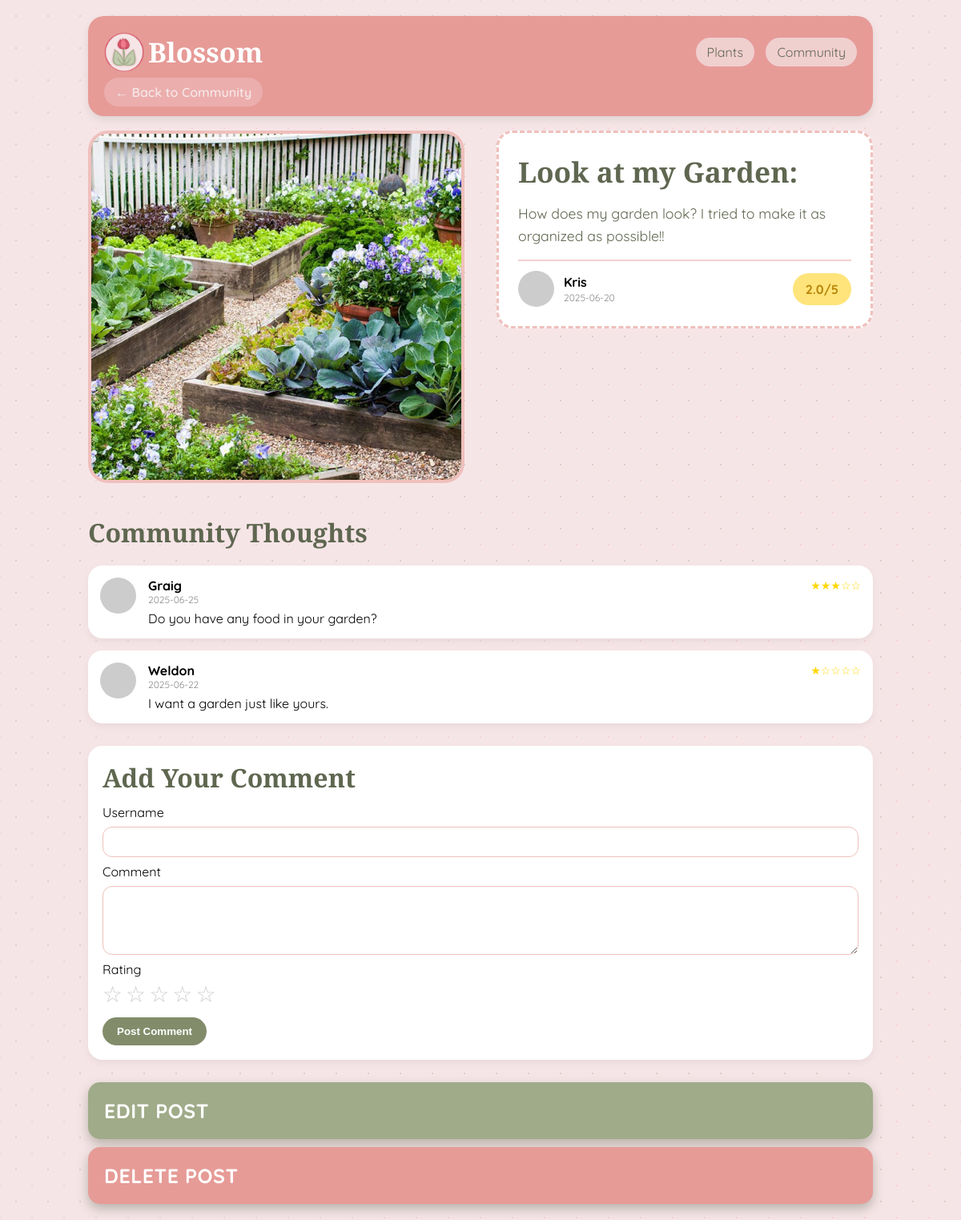
/detail.php?post_id=6&type=community, run on the app's committed database.
### tables this page shows
CREATE TABLE posts
(
	post_id			INT				AUTO_INCREMENT NOT NULL,
    title 			VARCHAR(60)		NOT NULL,
    body			VARCHAR(255)	NOT NULL,
    user_id			INT				NOT NULL,
    post_date		DATE			NOT NULL,
    post_img		VARCHAR(255),
    CONSTRAINT posts_pk
		PRIMARY KEY (post_id),
	CONSTRAINT posts_users_fk
		FOREIGN KEY (user_id) REFERENCES users (user_id)
);

CREATE TABLE users
(
	user_id			INT			AUTO_INCREMENT NOT NULL,
    user_name		VARCHAR(50)	UNIQUE NOT NULL,
    CONSTRAINT	users_pk
		PRIMARY KEY (user_id)
);

CREATE TABLE comments
(
	comment_id		INT				AUTO_INCREMENT NOT NULL,
    comment_text	VARCHAR(255)	NOT NULL,
    rating			INT,
    comment_date	DATE			NOT NULL,
    plant_id		INT,
    post_id			INT,
    user_id			INT				NOT NULL,
    CONSTRAINT comments_pk
		PRIMARY KEY (comment_id),
	CONSTRAINT comments_plants_fk
		FOREIGN KEY (plant_id) REFERENCES plants (plant_id),
	CONSTRAINT comments_posts_fk
		FOREIGN KEY (post_id) REFERENCES posts(post_id)
	ON DELETE CASCADE,
	CONSTRAINT comments_users_fk
		FOREIGN KEY (user_id) REFERENCES users (user_id)
);

### detail.php (the view, shortened to what this page needs)
<?php
include('db_connection.php');
function escape($value)
{
	return htmlspecialchars((string) $value, ENT_QUOTES, 'UTF-8');
}
function resolvePostImage($fileName)
{
	$name = TRIM((string) $fileName);
	$baseName = pathinfo($name, PATHINFO_FILENAME);
	$hasExtension = pathinfo($name, PATHINFO_EXTENSION) !== '';
	$candidates = array($name);
	$folders = array('postImages/', 'images/');
	foreach ($folders as $folder) {
		$absoluteFolder = __DIR__ . '/' . $folder;
		foreach (array_unique($candidates) as $candidate) {
			$safeCandidate = basename($candidate);
			if (file_exists($absoluteFolder . $safeCandidate)) {
				return $folder . $safeCandidate;
			}
		}
	}
	return 'https://placehold.co/1200x600/F6E5E7/828C6A?text=' . rawurlencode($baseName ?: 'Post');
}
function getRatingSummary($con, $columnName, $itemId)
{
	$itemId = (int) $itemId;
	$sql = "SELECT ROUND(AVG(rating), 1) AS avg_rating, COUNT(rating) AS rating_count
		FROM comments
		WHERE $columnName = $itemId AND rating IS NOT NULL";
	$result = mysqli_query($con, $sql);
	$row = mysqli_fetch_assoc($result);
	return array(
		'avg_rating' => $row && $row['avg_rating'] !== null ? (float) $row['avg_rating'] : null,
		'rating_count' => $row ? (int) $row['rating_count'] : 0
	);
}
$plantId = isset($_GET['plant_id']) ? (int) $_GET['plant_id'] : 0;
$postId = isset($_GET['post_id']) ? (int) $_GET['post_id'] : 0;
$currentPageTypeParam = isset($_GET['type']) ? (string) $_GET['type'] : '';
$post = null;
$comments = array();
$ratingSummary = array('avg_rating' => null, 'rating_count' => 0);
$pageType = '';
$errorMessage = '';
if ($plantId > 0) {
	$pageType = 'plant';
	$plantQuery = "SELECT
		p.plant_id,
		p.plant_name,
		p.plant_type,
		p.plant_desc,
		p.sun_level,
		p.season_id,
		p.difficulty,
		p.plant_img,
		s.start_plant,
		s.end_plant,
		GROUP_CONCAT(DISTINCT c.category_name ORDER BY c.category_name SEPARATOR ', ') AS categories,
		GROUP_CONCAT(DISTINCT pe.pest_name ORDER BY pe.pest_name SEPARATOR ', ') AS pests,
		CASE
		WHEN s.start_plant IN (12, 1, 2) THEN 'Winter'
		WHEN s.start_plant BETWEEN 3 and 5 THEN 'Spring'
		WHEN s.start_plant BETWEEN 6 and 8 THEN 'Summer'
		WHEN s.start_plant BETWEEN 9 and 11 THEN 'Fall'
		ELSE 'Unknown'
		END AS planting_season
		FROM plants AS p
		INNER JOIN seasons AS s ON p.season_id = s.season_id
		LEFT JOIN plants_categories AS pc ON p.plant_id = pc.plant_id
		LEFT JOIN categories AS c ON pc.category_id = c.category_id
		LEFT JOIN plants_pests AS pp ON p.plant_id = pp.plant_id
		LEFT JOIN pests AS pe ON pp.pest_id = pe.pest_id
		WHERE p.plant_id = $plantId
		GROUP BY
		p.plant_id,
		p.plant_name,
		p.plant_type,
		p.plant_desc,
		p.sun_level,
		p.season_id,
		p.difficulty,
		p.plant_img,
		s.start_plant,
		s.end_plant";
	$plantResult = mysqli_query($con, $plantQuery);
	if ($plantResult && mysqli_num_rows($plantResult) > 0) {
		$plant = mysqli_fetch_assoc($plantResult);
	} else {
		$errorMessage = 'Plant not found.';
	}
	$ratingSummary = getRatingSummary($con, 'plant_id', $plantId);
	$commentsQuery = "SELECT
		c.comment_text,
		c.rating,
		c.comment_date,
		u.user_name
	FROM comments AS c
	INNER JOIN users AS u ON c.user_id = u.user_id
	WHERE c.plant_id = $plantId
	ORDER BY c.comment_date DESC, c.comment_id DESC";
	$commentsResult = mysqli_query($con, $commentsQuery);
	if ($commentsResult) {
		while ($row = mysqli_fetch_assoc($commentsResult)) {
			$comments[] = $row;
		}
	}
} elseif ($postId > 0) {
	$pageType = 'post';
	$postQuery = "SELECT pt.post_id, pt.title, pt.body, pt.post_date, pt.post_img, u.user_name
	FROM posts AS pt
	INNER JOIN users AS u ON pt.user_id = u.user_id
	WHERE pt.post_id = $postId";
	$postResult = mysqli_query($con, $postQuery);
	if ($postResult && mysqli_num_rows($postResult) > 0) {
		$post = mysqli_fetch_assoc($postResult);
	} else {
		$errorMessage = 'Post not found.';
	}
	$ratingSummary = getRatingSummary($con, 'post_id', $postId);
	$commentsQuery = "SELECT
		c.comment_text,
		c.rating,
		c.comment_date,
		u.user_name
	FROM comments AS c
	INNER JOIN users AS u ON c.user_id = u.user_id
	WHERE c.post_id = $postId
	ORDER BY c.comment_date DESC, c.comment_id DESC";
	$commentsResult = mysqli_query($con, $commentsQuery);
	if ($commentsResult) {
		while ($row = mysqli_fetch_assoc($commentsResult)) {
			$comments[] = $row;
		}
	}
} else {
	$errorMessage = 'Select a plant or post card to view details.';
}
?>
<html lang="en">
<head>
	<link rel="stylesheet" href="style.css">
</head>
<body class="detail-page">
	<div class="detail-layout">
		<div class="header detail-header">
			<div class="header-top">
				<div class="logo" style="display: flex; align-items: center;">
                    <img src="images/favicon.png" alt="Blossom">Blossom
                </div>
				<div class="tabs">
					<a href="index.php" class="<?php echo basename($_SERVER['PHP_SELF']) == 'index.php' ? 'active' : ''; ?>">Plants</a>
					<a href="community.php" class="<?php echo basename($_SERVER['PHP_SELF']) == 'community.php' ? 'active' : ''; ?>">Community</a>
				</div>
			</div>
			<a class="back-link" href="<?php echo $pageType === 'post' ? 'community.php' : 'index.php'; ?>">← Back to <?php echo $pageType === 'post' ? 'Community' : 'Plants'; ?></a>
		</div>
		<?php if ($errorMessage !== '') { ?>
			<div class="empty-state"><?php echo escape($errorMessage); ?></div>
		<?php } else { ?>
			<?php if ($pageType === 'post' && $post) { ?>
				<?php
					$postImage = resolvePostImage($post['post_img']);
					$hasImage = strpos($postImage, 'placehold') === false;
				?>
				<?php if ($hasImage) { ?>
					<section class="plant-detail">
						<div class="plant-image">
							<img src="<?php echo escape($postImage); ?>" alt="<?php echo escape($post['title']); ?>">
						</div>
						<div class="plant-info">
							<div class="post-content-box">
								<h1><?php echo escape($post['title']); ?></h1>
								<p class="post-body"><?php echo escape($post['body']); ?></p>
								<div class="post-footer-divider"></div>
								<div class="post-user-info post-user-info-spread">
									<div class="post-user-meta">
										<img src="https://ui-avatars.com/api/?name=<?php echo urlencode($post['user_name']); ?>&background=E69B97&color=fff" class="pfp" alt="<?php echo escape($post['user_name']); ?>">
										<div>
											<strong><?php echo escape($post['user_name']); ?></strong>
											<p class="post-date"><?php echo escape($post['post_date']); ?></p>
										</div>
									</div>
									<div class="avg-rating">
										<?php echo $ratingSummary['avg_rating'] !== null
											? escape(number_format($ratingSummary['avg_rating'], 1))
											: '0'; ?>/5
									</div>
								</div>
							</div>
						</div>
					</section>
				<?php } ?>
			<?php } ?>
			<section class="comments-modern">
				<h2>Community Thoughts</h2>
				<?php if (!empty($comments)) { ?>
					<?php foreach ($comments as $comment) { ?>
						<div class="comment-modern">
							<img src="https://ui-avatars.com/api/?name=<?php echo urlencode($comment['user_name']); ?>&background=E69B97&color=fff" class="pfp" alt="<?php echo escape($comment['user_name']); ?>">
							<div class="comment-body">
								<div class="comment-top">
									<strong><?php echo escape($comment['user_name']); ?></strong>
									<div class="stars">
										<?php
											$rating = (int)$comment['rating'];
											for ($i=1; $i<=5; $i++) {
												echo $i <= $rating ? '★' : '☆';
											}
										?>
									</div>
								</div>
								<div class="comment-date">
									<?php echo escape($comment['comment_date']); ?>
								</div>
								<p><?php echo escape($comment['comment_text']); ?></p>
							</div>
						</div>
					<?php } ?>
				<?php } else { ?>
					<div class="empty-state-comment">No comments yet for this <?php echo $pageType === 'post' ? 'post' : 'plant'; ?>.</div>
				<?php } ?>
			</section>
			<section class="comment-form-wrap">
				<h2>Add Your Comment</h2>
				<form method="POST" action="detail.php<?php echo $pageType === 'post' ? '?post_id=' . (int) $postId : '?plant_id=' . (int) $plantId; ?><?php echo $currentPageTypeParam === 'community' ? '&type=community' : ''; ?>" class="comment-form">
					<label for="comment_user">Username</label>
					<input id="comment_user" name="comment_user" type="text" maxlength="50" required>
					<label for="comment_text">Comment</label>
					<textarea id="comment_text" name="comment_text" rows="4" maxlength="255" required></textarea>
					<label>Rating</label>
					<div class="rating-input rating-picker" data-target="#comment_rating">
						<button type="button" data-value="1" aria-label="Rate 1">☆</button>
						<button type="button" data-value="2" aria-label="Rate 2">☆</button>
						<button type="button" data-value="3" aria-label="Rate 3">☆</button>
						<button type="button" data-value="4" aria-label="Rate 4">☆</button>
						<button type="button" data-value="5" aria-label="Rate 5">☆</button>
					</div>
					<button type="submit" class="comment-submit-btn">Post Comment</button>
				</form>
			</section>
			<?php
			$current_page = $currentPageTypeParam;
			if($current_page == 'community') {?>
				<section class="post-controls">
					<div class="control-item">
						<form action="edit.php" method="POST" enctype="multipart/form-data">
							<button type="button" class="edit_btn" id="open-edit-modal">Edit Post</button>
						</form>
					</div>
					<div class="control-item">
						<form action="delete.php" method="POST" onsubmit="return confirm('Are you sure you want to delete the post?');">
							<button type="submit" name="delete_btn" class="delete_btn">Delete Post</button>
						</form>
					</div>
				</section>
			<?php }?>
		<?php } ?>
	</div>
</body>
</html>

### data on the page
posts: post_img (picture), title "Look at my Garden:", body "How does my garden look? I tried to make it as organized as possible!!", user.user_name "Kris", post_date "2025-06-20"
comments: user.user_name "Graig", rating 3 (drawn), comment_date "2025-06-25", comment_text "Do you have any food in your garden?"
comments: user.user_name "Weldon", rating 1 (drawn), comment_date "2025-06-22", comment_text "I want a garden just like yours."

### other printed values
$ratingSummary['avg_rating'] "2.0"
